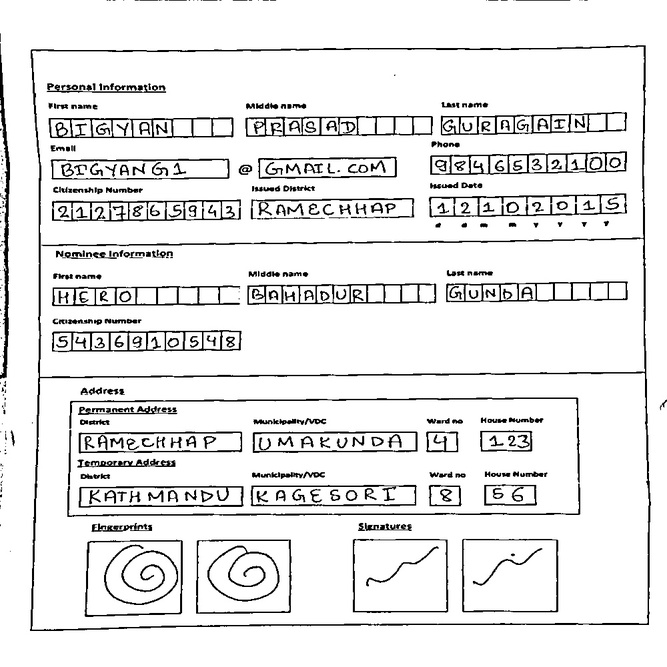
#> input picture Form Detection/Forms/output_image.jpg, 667 x 667 px, shrunk from 1000 x 1000 before the run
$ python compareForms.py
#> lines starting #> are read from the running program, lines starting #| are printed output that depends on the picture
import cv2
import numpy as np

# Load the two images
image1 = cv2.imread('Forms/output_image.jpg')
#> image1 is the input picture: shape (667, 667, 3); min 0, max 255, mean 232.2
image2 = cv2.imread('Forms/output_image1.jpg')
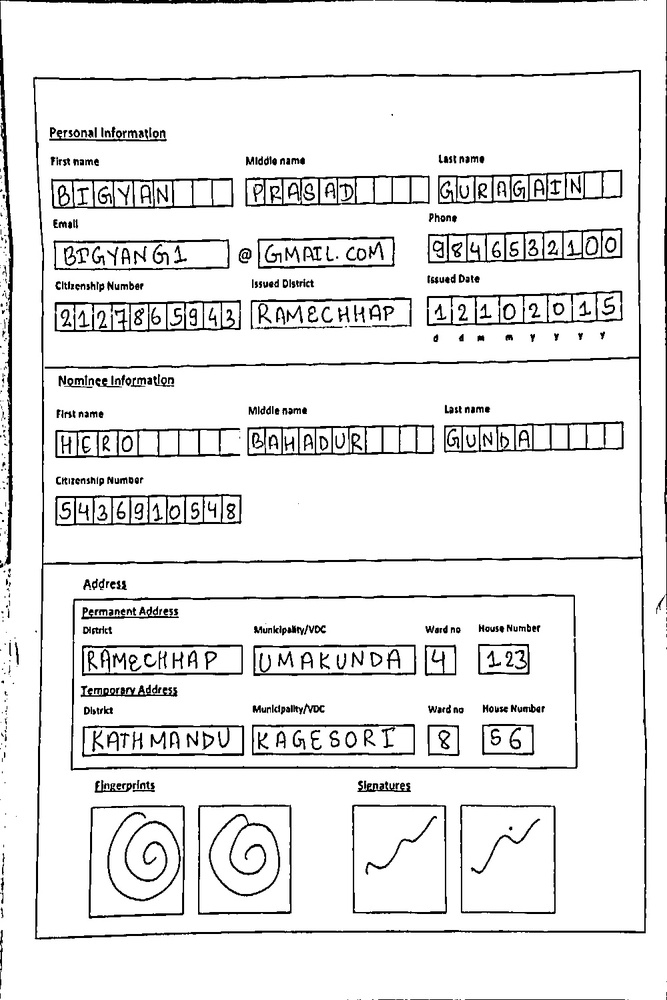
#> input picture Form Detection/Forms/output_image1.jpg, 667 x 1000 px, shrunk from 1000 x 1500 before the run
#> image2 is the input picture: shape (1000, 667, 3); min 0, max 255, mean 233.3

# Convert images to grayscale
gray1 = cv2.cvtColor(image1, cv2.COLOR_BGR2GRAY)
gray2 = cv2.cvtColor(image2, cv2.COLOR_BGR2GRAY)

# Find keypoints and descriptors using SIFT
sift = cv2.SIFT_create()
keypoints1, descriptors1 = sift.detectAndCompute(gray1, None)
#> keypoints1 = 2317 keypoints; strongest (x, y, size): (464, 225, 3.3), (305, 274, 3.1), (513, 555, 2.1), (438, 225, 3.2)
keypoints2, descriptors2 = sift.detectAndCompute(gray2, None)
#> keypoints2 = 3254 keypoints; strongest (x, y, size): (481, 338, 4.2), (3, 312, 1.9), (485, 196, 2.1), (4, 464, 2.1)

# Match descriptors between the two images
bf = cv2.BFMatcher()
matches = bf.knnMatch(descriptors1, descriptors2, k=2)
#> matches = 2317 matches

# Apply ratio test
good_matches = []
for m, n in matches:
    if m.distance < 0.75 * n.distance:
        good_matches.append(m)
#> after the loop, good_matches = 191 matches

# Extract matched keypoints
src_pts = np.float32([keypoints1[m.queryIdx].pt for m in good_matches]).reshape(-1, 1, 2)
#> src_pts = 191 rows, first 8: [2.99, 287.5], [3.03, 231.5], [4.58, 95.47], [6.4, 229.7], [7.11, 201.6], [10.34, 181.2], [34.47, 95.09], [49.67, 119]
dst_pts = np.float32([keypoints2[m.trainIdx].pt for m in good_matches]).reshape(-1, 1, 2)
#> dst_pts = 191 rows, first 8: [6.6, 352.5], [70.79, 939.3], [4.57, 72.15], [373.2, 912.5], [10.5, 302.2], [12.44, 518.5], [639, 176.8], [414, 645.6]

# Find homography matrix
H, _ = cv2.findHomography(src_pts, dst_pts, cv2.RANSAC, 5.0)
#> H = [[0.981, 0.0035, 2.87], [-0.00333, 1.48, 4.59], [-9.13e-06, -5.48e-07, 1]]

# Warp second image to align with the first one
aligned_image = cv2.warpPerspective(image2, H, (image1.shape[1], image1.shape[0]))
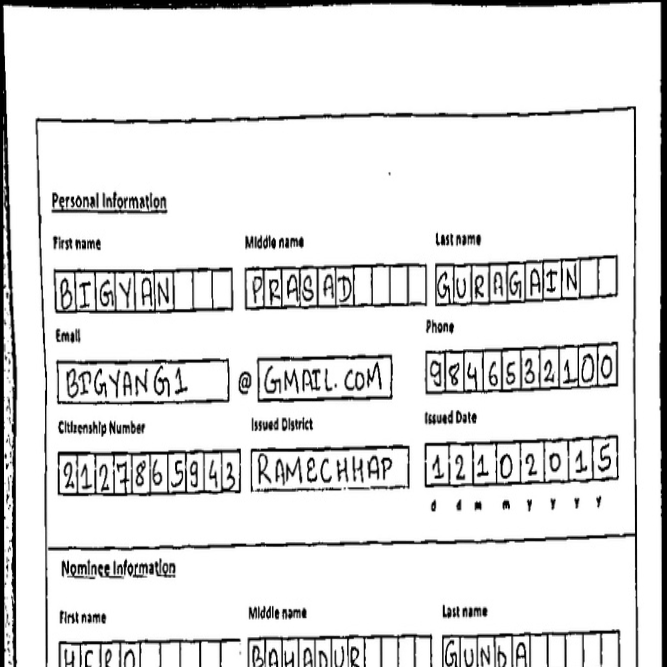
#> aligned_image: shape (667, 667, 3); min 0, max 255, mean 226.3

# Show the result
cv2.imshow('Aligned Image', aligned_image)
cv2.imwrite('Forms/Aligned_Image1.jpg', aligned_image)
cv2.waitKey(0)
cv2.destroyAllWindows()
